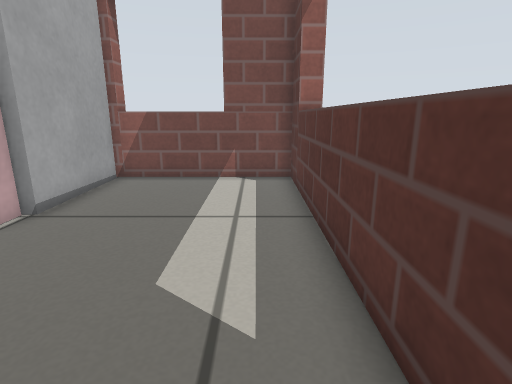
[1] (above)

12 first-person views from a walk through a world built for the Gazebo simulator. The camera is 0.47 m above the floor, tilts 14° down and sees 80° across. The floor is counted in squares, 0.2 m on a side. Each view is taken from the middle of a square. On the plan, view 1 faces up. The plan holds only what a view shows up to about 18 squares ahead; the rest is blank. Simple patterns stand in for the simulator's built-in surfaces.

[2]
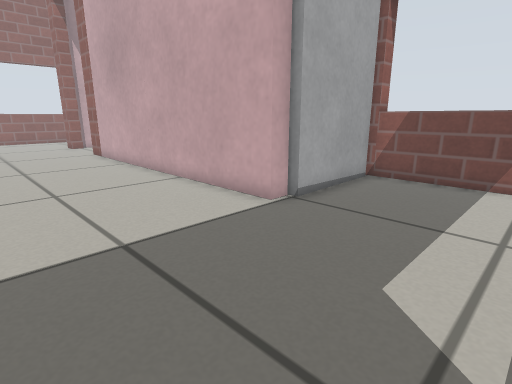

[3]
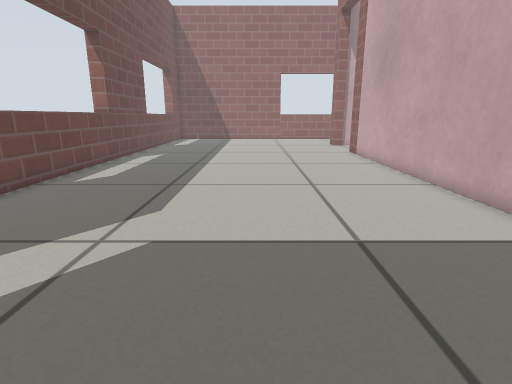

[4]
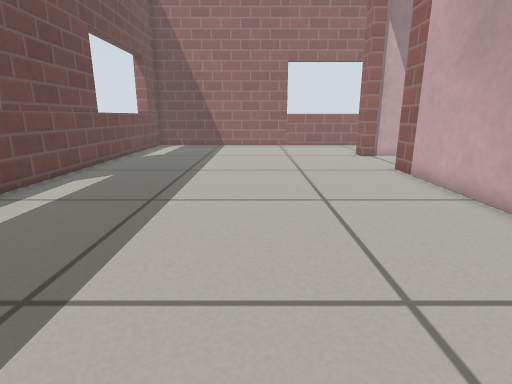

[5]
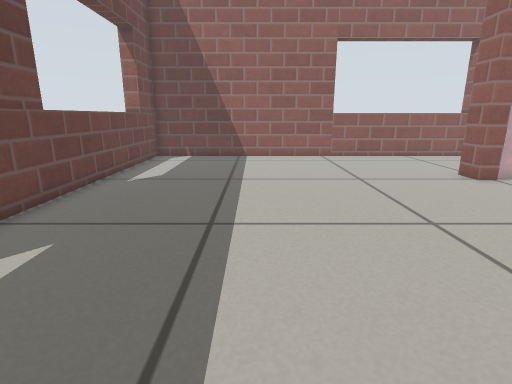

[6]
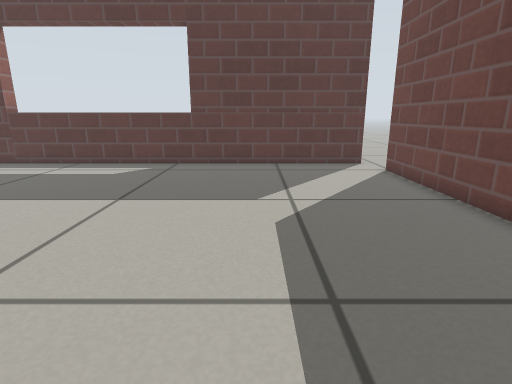

[7]
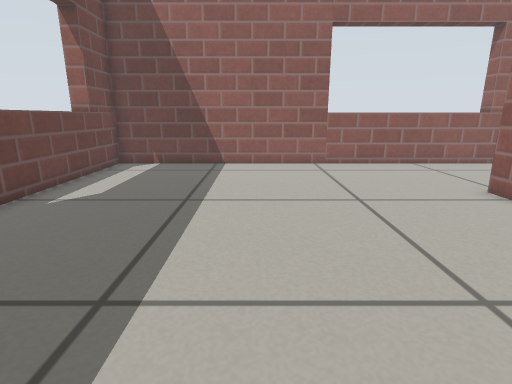

[8]
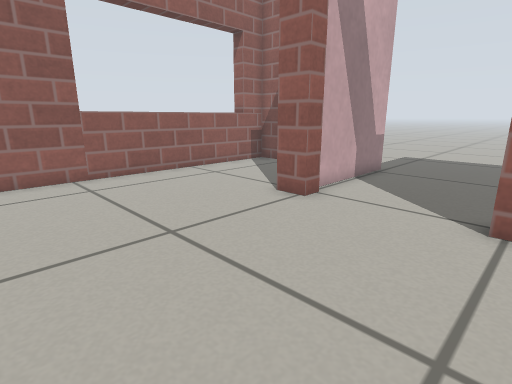

[9]
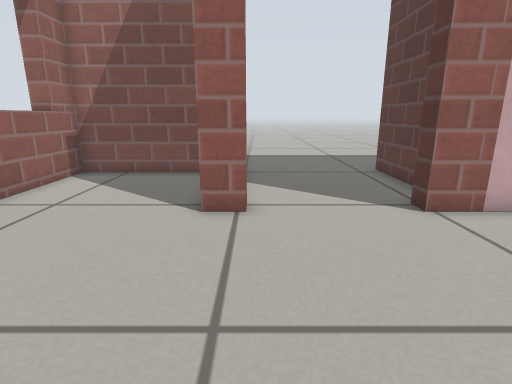

[10]
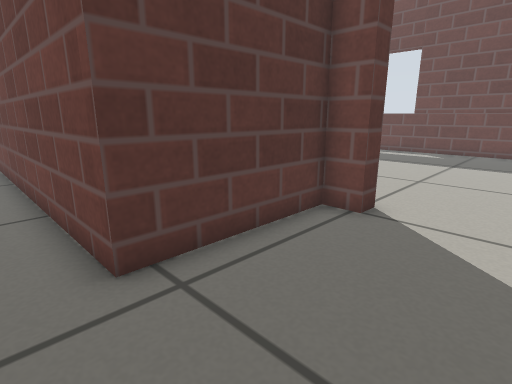

[11]
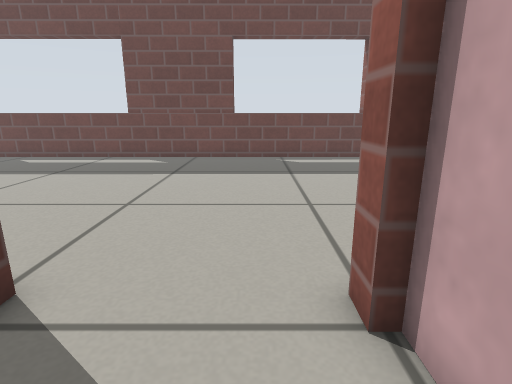

[12]
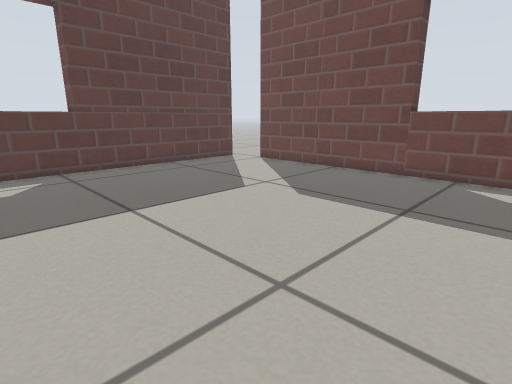

### Floor plan
Points are (right, up) in squares from view 1. A wall is a line through its corners. A room is listed if a view was taken in it or the views show most of it. See-through windows are left out.
Room 1 (views 1, 2, 3, 4, 5, 6, 7, 8, 9, 12)
walls: (-5.7, 7.1) (-5.7, 6.3) (-20.7, 6.3) (-20.7, 7.1); (-25.2, 7.1) (-25.2, 6.3) (-26.4, 6.3); (1.2, 1.2) (2.1, 1.2); (-27.4, 11.8) (-32.4, 11.8) (-32.4, -7.9) (-0.5, -7.8); (1.4, -7.4) (1.4, 11.9) (-5.6, 11.9); (-32.2, 10.4) (-33.1, 10.4)
ways out: open door at (-23, 6.6) to room 2
objects: door leaf (-6, 8) to (-6, 11)
Room 2 (views 10, 11)
walls: (-20.7, 7.1) (-19.6, 7.1) (-19.6, 12.6) (-8.2, 12.6); (-25.6, 12.6) (-25.6, 7.1) (-25.2, 7.1); (-5.2, 12.7) (-5.2, 11.8)
ways out: open door at (-23, 6.6) to room 1; opening at (1.4, -8.6)

Positions as (right, up) in squares from view 1, and headings:
1: (0, 0), facing up
2: (0, 0), facing up-left
3: (0, 0), facing left
4: (-7, 0), facing left
5: (-14, -2), facing left
6: (-14, -2), facing right
7: (-17, -1), facing left
8: (-20, -1), facing up-left
9: (-25, -1), facing up
10: (-24, 14), facing down-right
11: (-24, 10), facing down
12: (-13, 5), facing down-right
